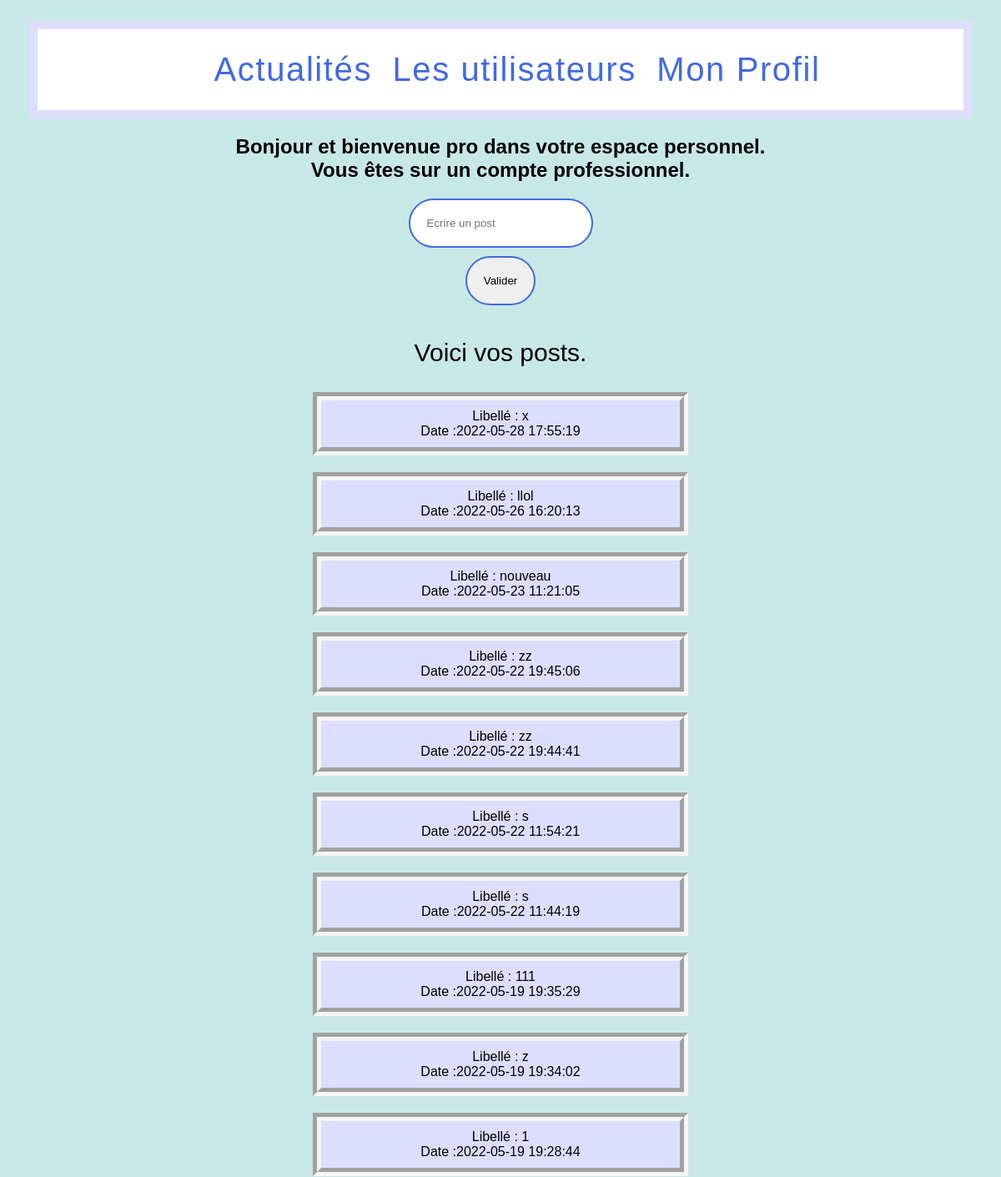
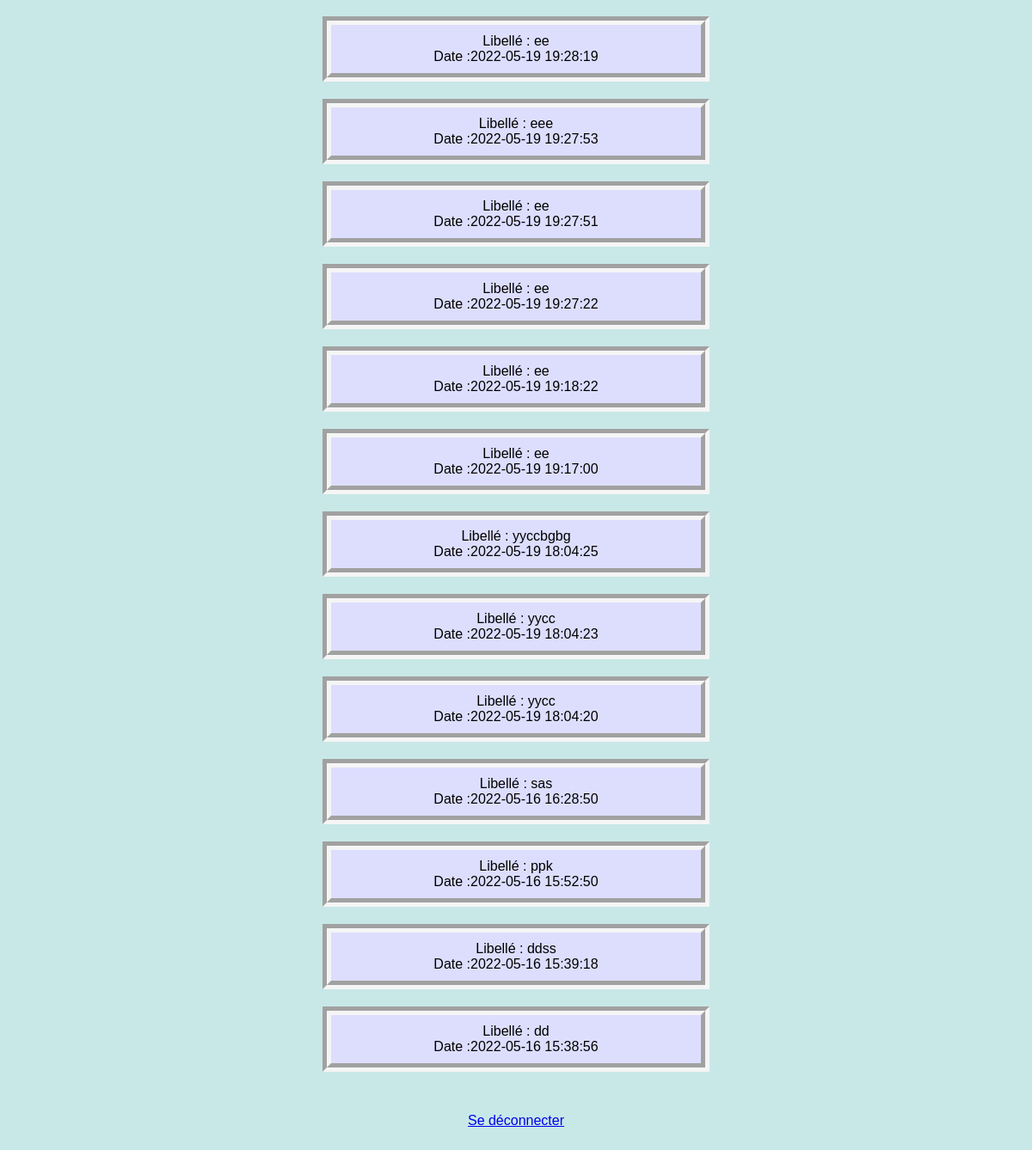
Screenshot of /Controller/session_pro.php (signed in) with the database file from the repository (2 pictures, top to bottom).
### tables this page shows
CREATE TABLE IF NOT EXISTS `post` (
  `ID_Post` int(11) NOT NULL AUTO_INCREMENT,
  `Libelle` varchar(255) NOT NULL,
  `Date` datetime NOT NULL DEFAULT CURRENT_TIMESTAMP,
  `ID_Professional` int(11) DEFAULT NULL,
  PRIMARY KEY (`ID_Post`),
  KEY `ID_Professionnal` (`ID_Professional`)
);

### Modele/PostPDO.php (called while the page is built, shortened)
<?php
class PostPDO{
    public function getPostByID($ID) {
        try {
            $resultat=null;
            $pdo = new PDO('mysql:host=localhost;dbname=projet',"root");
            $req = $pdo->prepare("select * from post where ID_Professional=:ID Order by Date desc");
            $req->bindValue(':ID', $ID, PDO::PARAM_INT);
            $req->execute();
            $ligne = $req->fetch(PDO::FETCH_ASSOC);
            while ($ligne) {
            $resultat[] = $ligne;
            $ligne = $req->fetch(PDO::FETCH_ASSOC);
        }
        } catch (PDOException $e) {
            print "Erreur !: " . $e->getMessage();
            die();
        }
        return $resultat;
    }
}

### Vue/Session_pro.php (the view, shortened to what this page needs)
<?php include("C:\wamp\www\projet\Vue\Header.php"); ?>
      <h2><?php echo $bienvenue?></h2>
      <form name="fo" method="post" action="">
         <input type="text" name="libellé" placeholder="Ecrire un post" value="<?php echo $libellé?>" /><br />
         <input type="submit" name="valider" value="Valider" />
      </form>
      <p>Voici vos posts.<br> <post>
          <?php if ($postes){
          foreach($postes as $value){ ?>
              <div class="post"><?php
          echo "Libellé : ".$value['Libelle']."<br> Date :".$value['Date']."<br>";
          ?></div><?php
          }} else {echo "Aucun post ";  }
          ?></post></p>
<br>
      <a href="deconnexion.php">Se déconnecter</a>
   </body>
</html>

### Css.css (style rules this page uses)
* { font-family:arial; }
body { margin:25px; text-align: center; background-color: #C8E8E7; }
p { font-size: 30px; }
input { border:solid 2px #4169E1; margin-bottom:10px; padding:20px; outline:none; border-radius:40px; }
.post { border: 10px groove ; padding: 10px; border-color: whitesmoke; margin-right: 350px; margin-left: 350px; margin-bottom: 20px; background-color : #DDDEFE; }

### rows the page displays
post: Libelle "x", Date "2022-05-28 17:55:19"
post: Libelle "llol", Date "2022-05-26 16:20:13"
post: Libelle "nouveau", Date "2022-05-23 11:21:05"
post: Libelle "zz", Date "2022-05-22 19:45:06"
post: Libelle "zz", Date "2022-05-22 19:44:41"
post: Libelle "s", Date "2022-05-22 11:54:21"
post: Libelle "s", Date "2022-05-22 11:44:19"
post: Libelle "111", Date "2022-05-19 19:35:29"
post: Libelle "z", Date "2022-05-19 19:34:02"
post: Libelle "1", Date "2022-05-19 19:28:44"
post: Libelle "ee", Date "2022-05-19 19:28:19"
post: Libelle "eee", Date "2022-05-19 19:27:53"
post: Libelle "ee", Date "2022-05-19 19:27:51"
post: Libelle "ee", Date "2022-05-19 19:27:22"
post: Libelle "ee", Date "2022-05-19 19:18:22"
post: Libelle "ee", Date "2022-05-19 19:17:00"
post: Libelle "yyccbgbg", Date "2022-05-19 18:04:25"
post: Libelle "yycc", Date "2022-05-19 18:04:23"
post: Libelle "yycc", Date "2022-05-19 18:04:20"
post: Libelle "sas", Date "2022-05-16 16:28:50"
post: Libelle "ppk", Date "2022-05-16 15:52:50"
post: Libelle "ddss", Date "2022-05-16 15:39:18"
post: Libelle "dd", Date "2022-05-16 15:38:56"

### other values shown
$_SESSION["Pseudo"] "pro"
